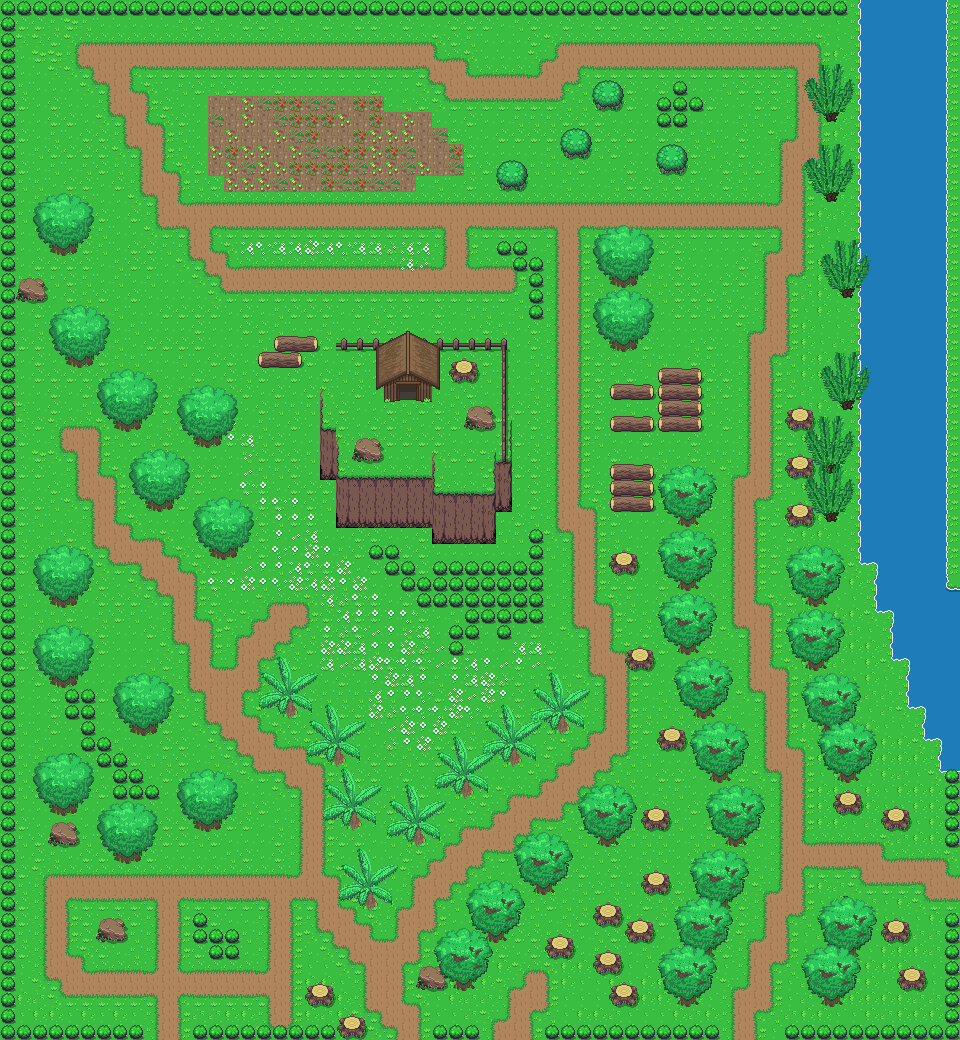

This game map was drawn from its Tiled (.tmx) file and the tilesets committed beside it. A one-line description and the trimmed map source follow:
An orthogonal 60x65 tile map with 16x16 px tiles, 6 tile layers (Base, Tile Layer 6, Building, Trees, ...), 2 tilesets.

<map version="1.0" tiledversion="1.0.2" orientation="orthogonal" renderorder="left-down" width="60" height="65" tilewidth="16" tileheight="16" nextobjectid="1">
 <tileset firstgid="1" source="../../Tileset/Overworld.tsx" />
 <tileset firstgid="1729" source="../../Tileset/Building.tsx" />
 <layer name="Base" width="60" height="65">
  <data>[3900 cells, 3900 non-empty, 47 distinct tile ids]</data>
 </layer>
 <layer name="Tile Layer 6" width="60" height="65">
  <data>[3900 cells, 22 non-empty, 8 distinct tile ids]</data>
 </layer>
 <layer name="Building" width="60" height="65">
  <data>[3900 cells, 25 non-empty, 25 distinct tile ids]</data>
 </layer>
 <layer name="Trees" width="60" height="65">
  <data>[3900 cells, 195 non-empty, 19 distinct tile ids]</data>
 </layer>
 <layer name="Objects" width="60" height="65">
  <data>[3900 cells, 479 non-empty, 24 distinct tile ids]</data>
 </layer>
 <layer name="AbovePlayer" width="60" height="65">
  <properties>
   <property name="unity:sortingLayerName" value="AbovePlayer" />
  </properties>
  <data>[3900 cells, 606 non-empty, 58 distinct tile ids]</data>
 </layer>
</map>
